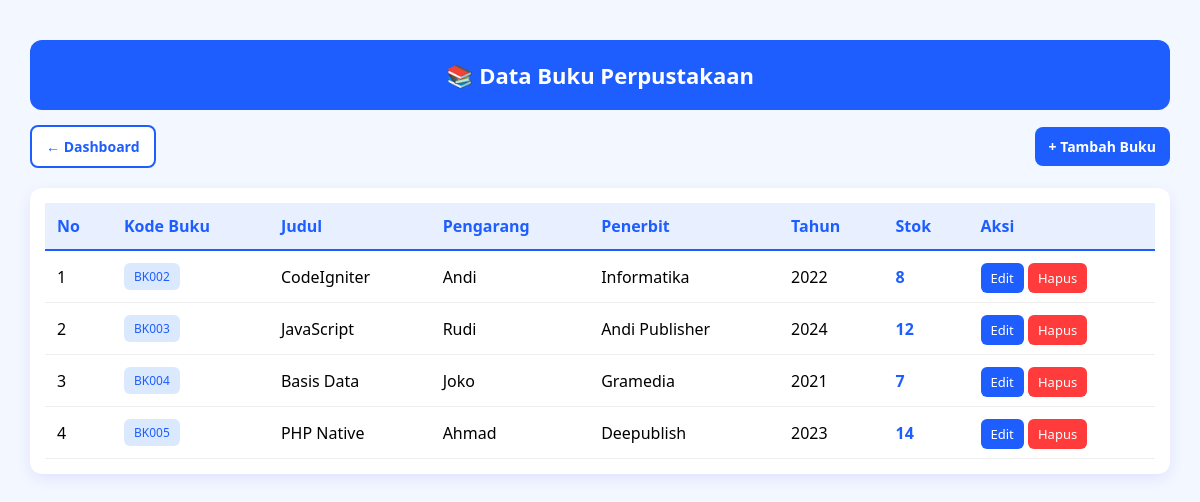
Page /admin/buku/index.php on the committed database.
### tables this page shows
CREATE TABLE `buku` (
  `id_buku` int(11) NOT NULL,
  `kode_buku` varchar(20) NOT NULL,
  `judul_buku` varchar(150) NOT NULL,
  `pengarang` varchar(100) DEFAULT NULL,
  `penerbit` varchar(100) DEFAULT NULL,
  `tahun_terbit` year(4) DEFAULT NULL,
  `stok` int(11) DEFAULT 0
);

### admin/buku/index.php (the view, shortened to what this page needs)
<?php
include "../../config/koneksi.php";
$data = mysqli_query($conn,"SELECT * FROM buku");
?>
<!DOCTYPE html>
<html>
<head>
</head>
<body>
<div class="container">
    <div class="header">
        📚 Data Buku Perpustakaan
    </div>
    <div class="toolbar">
        <a href="../dashboard.php" class="btn btn-back">
            ← Dashboard
        </a>
        <a href="tambah.php" class="btn btn-add">
            + Tambah Buku
        </a>
    </div>
    <div class="card">
        <table>
            <tr>
                <th>No</th>
                <th>Kode Buku</th>
                <th>Judul</th>
                <th>Pengarang</th>
                <th>Penerbit</th>
                <th>Tahun</th>
                <th>Stok</th>
                <th>Aksi</th>
            </tr>
            <?php $no=1; while($d=mysqli_fetch_array($data)){ ?>
            <tr>
                <td><?= $no++ ?></td>
                <td><span class="badge"><?= $d['kode_buku'] ?></span></td>
                <td><?= $d['judul_buku'] ?></td>
                <td><?= $d['pengarang'] ?></td>
                <td><?= $d['penerbit'] ?></td>
                <td><?= $d['tahun_terbit'] ?></td>
                <td>
                    <?php if($d['stok'] > 0){ ?>
                        <span class="stok"><?= $d['stok'] ?></span>
                    <?php } else { ?>
                        <span class="stok-habis">Habis</span>
                    <?php } ?>
                </td>
                <td class="action">
                    <a class="edit" href="edit.php?id=<?= $d['id_buku'] ?>">Edit</a>
                    <a class="hapus" href="hapus.php?id=<?= $d['id_buku'] ?>" onclick="return confirm('Hapus data?')">Hapus</a>
                </td>
            </tr>
            <?php } ?>
        </table>
    </div>
</div>
</body>
</html>

### admin/buku/index.php (style rules this page uses)
body { font-family: 'Segoe UI', sans-serif; background: #f3f7ff; margin: 0; padding: 0; }
.container { width: 95%; margin: 40px auto; }
.header { background: #1e5eff; color: white; padding: 20px; border-radius: 12px; text-align: center; font-size: 22px; font-weight: bold; }
.toolbar { margin-top: 15px; display: flex; justify-content: space-between; align-items: center; }
.btn { text-decoration: none; padding: 10px 14px; border-radius: 8px; font-weight: bold; font-size: 14px; }
.btn-add { background: #1e5eff; color: white; }
.btn-back { background: white; color: #1e5eff; border: 2px solid #1e5eff; }
.card { margin-top: 20px; background: white; padding: 15px; border-radius: 12px; box-shadow: 0 5px 15px rgba(0,0,255,0.08); }
table { width: 100%; border-collapse: collapse; }
th { background: #e8f0ff; color: #1e5eff; padding: 12px; text-align: left; border-bottom: 2px solid #1e5eff; }
td { padding: 12px; border-bottom: 1px solid #eee; }
.badge { display: inline-block; padding: 5px 10px; border-radius: 6px; background: #dbe9ff; color: #1e5eff; font-size: 12px; }
.stok { font-weight: bold; color: #1e5eff; }
.action a { text-decoration: none; padding: 6px 10px; border-radius: 6px; font-size: 13px; }
.edit { background: #1e5eff; color: white; }
.hapus { background: #ff3b3b; color: white; }

### rows in the picture
buku: kode_buku "BK002", judul_buku "CodeIgniter", pengarang "Andi", penerbit "Informatika", tahun_terbit "2022", stok "8"
buku: kode_buku "BK003", judul_buku "JavaScript", pengarang "Rudi", penerbit "Andi Publisher", tahun_terbit "2024", stok "12"
buku: kode_buku "BK004", judul_buku "Basis Data", pengarang "Joko", penerbit "Gramedia", tahun_terbit "2021", stok "7"
buku: kode_buku "BK005", judul_buku "PHP Native", pengarang "Ahmad", penerbit "Deepublish", tahun_terbit "2023", stok "14"
